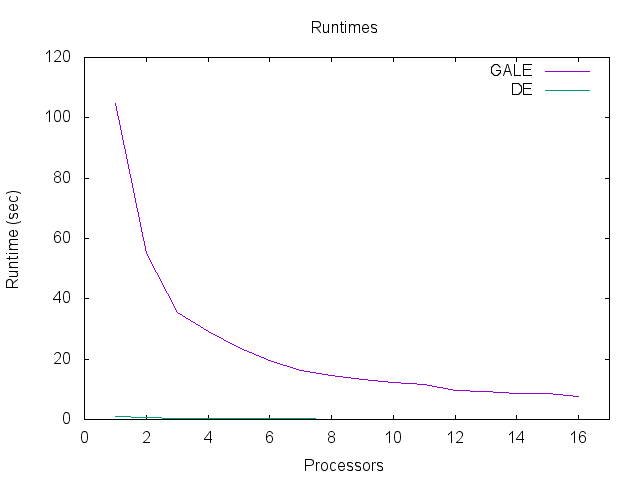

Source code (gnuplot):
# For PNG
set terminal png
set output "DTLZ2_runtimes.png"

# For EPS
# set terminal eps
# set output "DTLZ2_runtimes.eps"

set title "Runtimes"

set xlabel " Processors "

set ylabel " Runtime (sec) "

set xrange [0:17]

set datafile separator ","

plot for [col=2:3] "DTLZ2_GALEvsDE.csv" using 1:col with lines title columnheader